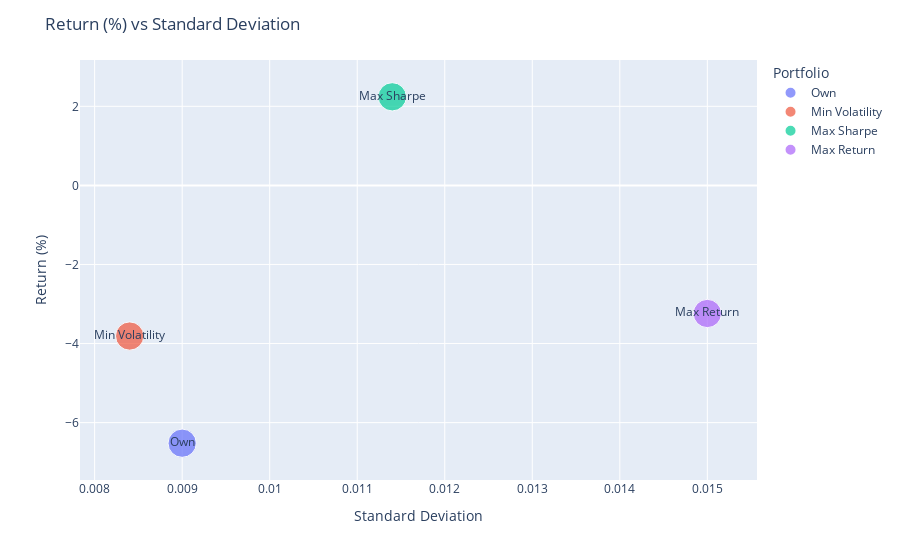

Notebook code cell kept with this figure:
### Code cell
# plot for return and std
fig = px.scatter(df_port_ret_std, x='Std', y='Return (%)', text=df_port_ret_std.index, size=[1]*4, color=df_port_ret_std.index)
fig.update_layout(title='Return (%) vs Standard Deviation', yaxis_title='Return (%)', xaxis_title='Standard Deviation')
fig.show()

### Figure 1 — Plotly figure (JSON) as saved in the notebook; plotly's stock layout.template omitted (floating-point values rounded to 4 significant figures)
{"data": [{"hovertemplate": "Portfolio=%{text}<br>Std=%{x}<br>Return (%)=%{y}<br>size=%{marker.size}<extra></extra>", "legendgroup": "Own", "marker": {"color": "#636efa", "size": [1], "sizemode": "area", "sizeref": 0.0025, "symbol": "circle"}, "mode": "markers+text", "name": "Own", "orientation": "v", "showlegend": true, "text": ["Own"], "type": "scatter", "x": [0.009], "xaxis": "x", "y": [-6.52], "yaxis": "y"}, {"hovertemplate": "Portfolio=%{text}<br>Std=%{x}<br>Return (%)=%{y}<br>size=%{marker.size}<extra></extra>", "legendgroup": "Min Volatility", "marker": {"color": "#EF553B", "size": [1], "sizemode": "area", "sizeref": 0.0025, "symbol": "circle"}, "mode": "markers+text", "name": "Min Volatility", "orientation": "v", "showlegend": true, "text": ["Min Volatility"], "type": "scatter", "x": [0.0084], "xaxis": "x", "y": [-3.81], "yaxis": "y"}, {"hovertemplate": "Portfolio=%{text}<br>Std=%{x}<br>Return (%)=%{y}<br>size=%{marker.size}<extra></extra>", "legendgroup": "Max Sharpe", "marker": {"color": "#00cc96", "size": [1], "sizemode": "area", "sizeref": 0.0025, "symbol": "circle"}, "mode": "markers+text", "name": "Max Sharpe", "orientation": "v", "showlegend": true, "text": ["Max Sharpe"], "type": "scatter", "x": [0.0114], "xaxis": "x", "y": [2.24], "yaxis": "y"}, {"hovertemplate": "Portfolio=%{text}<br>Std=%{x}<br>Return (%)=%{y}<br>size=%{marker.size}<extra></extra>", "legendgroup": "Max Return", "marker": {"color": "#ab63fa", "size": [1], "sizemode": "area", "sizeref": 0.0025, "symbol": "circle"}, "mode": "markers+text", "name": "Max Return", "orientation": "v", "showlegend": true, "text": ["Max Return"], "type": "scatter", "x": [0.015], "xaxis": "x", "y": [-3.24], "yaxis": "y"}], "layout": {"legend": {"itemsizing": "constant", "title": {"text": "Portfolio"}, "tracegroupgap": 0}, "margin": {"t": 60}, "title": {"text": "Return (%) vs Standard Deviation"}, "xaxis": {"anchor": "y", "domain": [0, 1], "title": {"text": "Standard Deviation"}}, "yaxis": {"anchor": "x", "domain": [0, 1], "title": {"text": "Return (%)"}}}}
